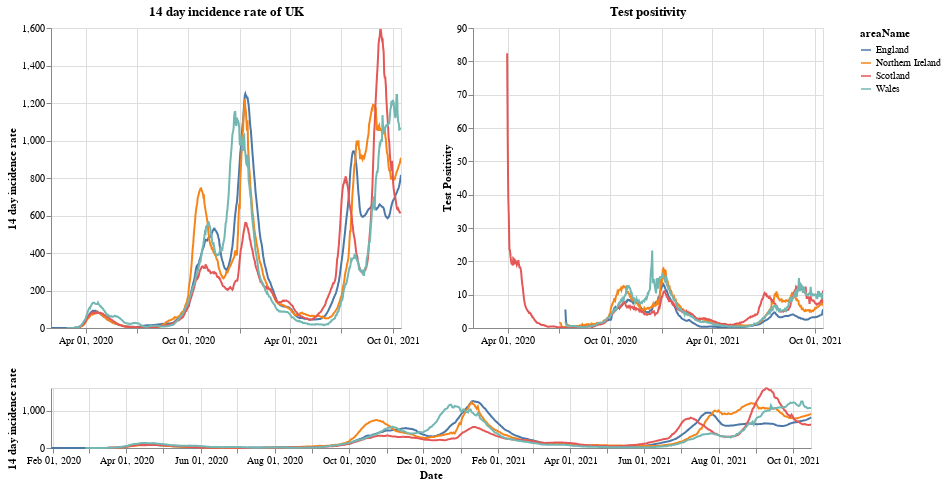

The notebook cell this image was saved under:
### Markdown cell above
# Plots

First a plot with each country in the UK. The top right shows the positivity rate for (which is the percentage of registered tests which were positive) while the top left is the 14 day incidence rate. The bottom chart can be used to select the timeframe (does not work on a mobile device).

### Code cell
#collapse
brush = alt.selection(type='interval', name='DateBrush',encodings=['x'],fields=['Time'])
leg_selection = alt.selection_multi(fields=['areaName'], bind='legend')

base = alt.Chart(uk_cases).mark_line().encode(
    x=alt.X("yearmonthdate(date):T", axis=alt.Axis(title='Date')),
    y=alt.Y("twoWeeklyCasesRate:Q", axis=alt.Axis(title='14 day incidence rate')),
    tooltip=['areaName', 'date','twoWeeklyCasesRate', 'testPositivity'],
    color='areaName',
    opacity=alt.condition(leg_selection, alt.value(2), alt.value(0.1))
).add_selection(leg_selection).properties(width=350)

upper = base.encode(alt.X('yearmonthdate(date):T', axis=alt.Axis(title=''),
                         scale=alt.Scale(domain=brush))
                   ).properties(title=f'14 day incidence rate of UK')
upper_right = upper.encode(alt.Y('testPositivity:Q', axis=alt.Axis(title='Test Positivity'))).properties(title='Test positivity')
lower = base.properties(height=60, width = 760).add_selection(brush)

(upper | upper_right) & lower

### Figure 1 — Vega-Lite specification as saved in the notebook (floating-point values rounded to 4 significant figures; data arrays with more than 128 entries replaced by an {"elided": "..."} marker saying what was removed)
{"config": {"view": {"continuousWidth": 400, "continuousHeight": 300}}, "vconcat": [{"hconcat": [{"mark": "line", "encoding": {"color": {"type": "nominal", "field": "areaName"}, "opacity": {"condition": {"value": 2, "selection": "selector001"}, "value": 0.1}, "tooltip": [{"type": "nominal", "field": "areaName"}, {"type": "temporal", "field": "date"}, {"type": "quantitative", "field": "twoWeeklyCasesRate"}, {"type": "quantitative", "field": "testPositivity"}], "x": {"type": "temporal", "axis": {"title": ""}, "field": "date", "scale": {"domain": {"selection": "DateBrush"}}, "timeUnit": "yearmonthdate"}, "y": {"type": "quantitative", "axis": {"title": "14 day incidence rate"}, "field": "twoWeeklyCasesRate"}}, "selection": {"selector001": {"type": "multi", "fields": ["areaName"], "bind": "legend"}}, "title": "14 day incidence rate of UK", "width": 350}, {"mark": "line", "encoding": {"color": {"type": "nominal", "field": "areaName"}, "opacity": {"condition": {"value": 2, "selection": "selector001"}, "value": 0.1}, "tooltip": [{"type": "nominal", "field": "areaName"}, {"type": "temporal", "field": "date"}, {"type": "quantitative", "field": "twoWeeklyCasesRate"}, {"type": "quantitative", "field": "testPositivity"}], "x": {"type": "temporal", "axis": {"title": ""}, "field": "date", "scale": {"domain": {"selection": "DateBrush"}}, "timeUnit": "yearmonthdate"}, "y": {"type": "quantitative", "axis": {"title": "Test Positivity"}, "field": "testPositivity"}}, "selection": {"selector001": {"type": "multi", "fields": ["areaName"], "bind": "legend"}}, "title": "Test positivity", "width": 350}]}, {"mark": "line", "encoding": {"color": {"type": "nominal", "field": "areaName"}, "opacity": {"condition": {"value": 2, "selection": "selector001"}, "value": 0.1}, "tooltip": [{"type": "nominal", "field": "areaName"}, {"type": "temporal", "field": "date"}, {"type": "quantitative", "field": "twoWeeklyCasesRate"}, {"type": "quantitative", "field": "testPositivity"}], "x": {"type": "temporal", "axis": {"title": "Date"}, "field": "date", "timeUnit": "yearmonthdate"}, "y": {"type": "quantitative", "axis": {"title": "14 day incidence rate"}, "field": "twoWeeklyCasesRate"}}, "height": 60, "selection": {"selector001": {"type": "multi", "fields": ["areaName"], "bind": "legend"}, "DateBrush": {"type": "interval", "encodings": ["x"], "fields": ["Time"]}}, "width": 760}], "data": {"name": "data-934693833870aff03112522a9e1ee11a"}, "$schema": "https://vega.github.io/schema/vega-lite/v4.8.1.json", "datasets": {"data-934693833870aff03112522a9e1ee11a": {"elided": "2412 records"}}}
